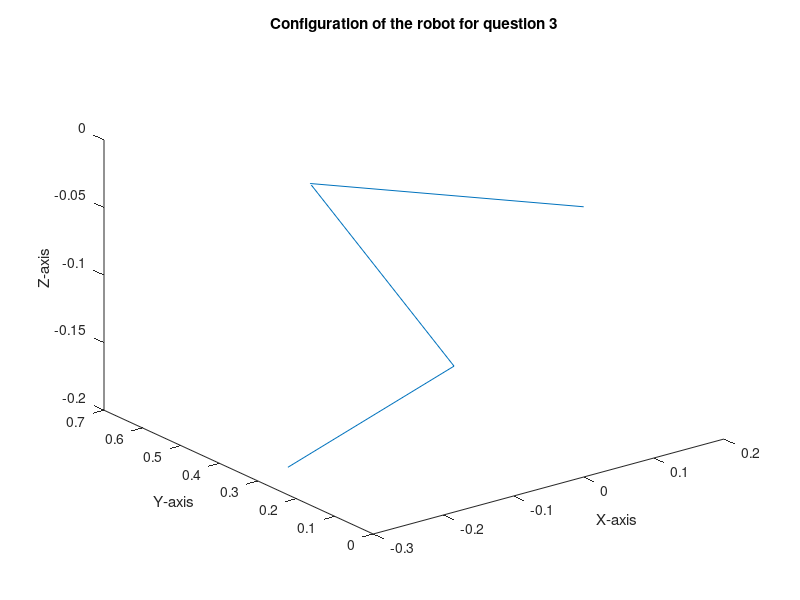

Reproduce this figure in MATLAB.
clc
clear all

alpha=[0 -90 0 -90 90 -90];
ai=[0 0 0.4 0 0 0];
di=[0 0.4 0 0.4 0 0];
theta=[30 30 60 45 60 45];
n=6;
den=[0; 0; di(6)];

%theta=[0 90 -90 0 0 0]
Temp = [1 0 0 0; 0 1 0 0; 0 0 1 0; 0 0 0 1];

for i=1:n
    T_i_i_1= [cosd(theta(i)) -sind(theta(i)) 0 ai(i); sind(theta(i))*cosd(alpha(i)) cosd(theta(i))*cosd(alpha(i)) -sind(alpha(i)) -sind(alpha(i))*di(i); sind(theta(i))*sind(alpha(i)) cosd(theta(i))*sind(alpha(i)) cosd(alpha(i)) cosd(alpha(i))*di(i); 0 0 0 1];
    
    Ti0(:,:,i)=Temp*T_i_i_1;
    Temp=Ti0(:,:,i);
    
    Oi0(1:3,i)=Ti0(1:3,4,i);
    
end
X=Oi0(1,:);
Y=Oi0(2,:);
Z=Oi0(3,:);
plot3(X,Y,Z)
title('Configuration of the robot for question 3')
xlabel('X-axis')
ylabel('Y-axis')
zlabel('Z-axis')
Pe0=Oi0(:,6) + Ti0(1:3,1:3,6)*(den);